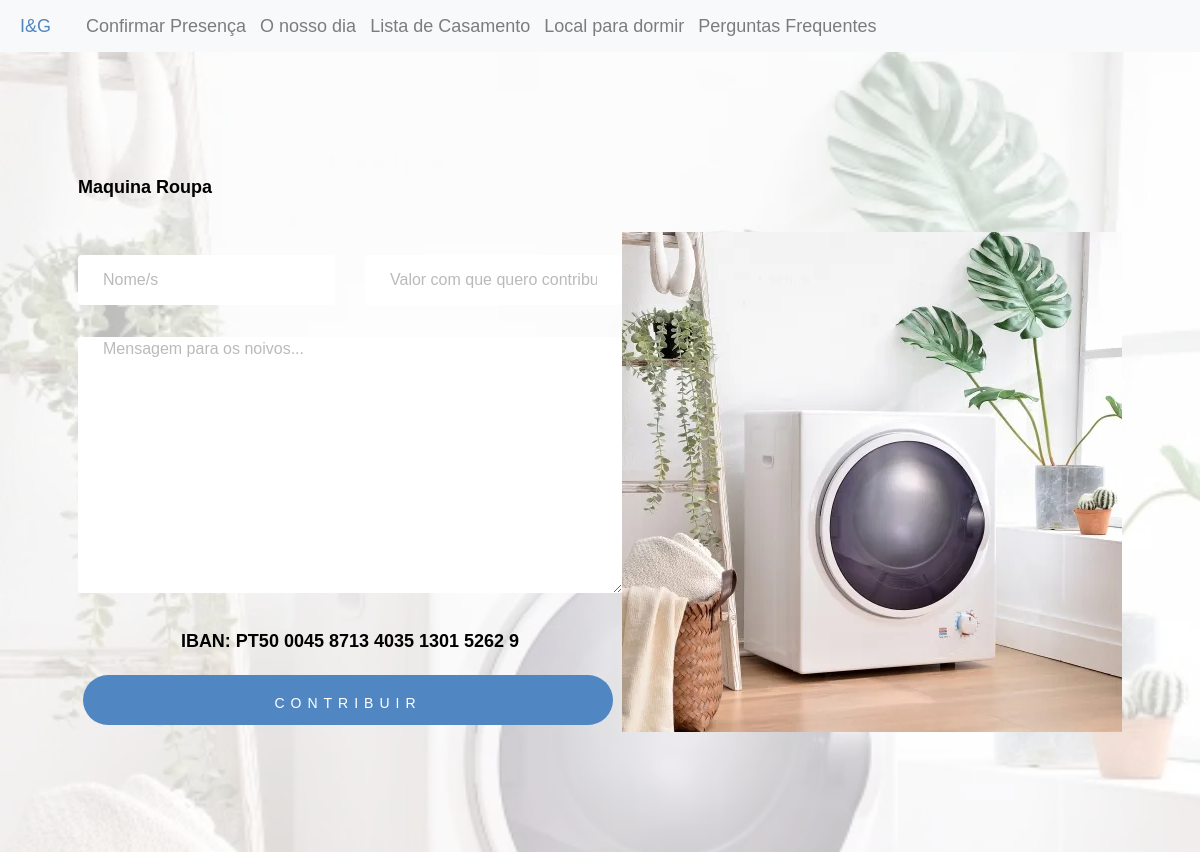
/honeymoon/product/1/2, run on an earlier commit of the app's database.
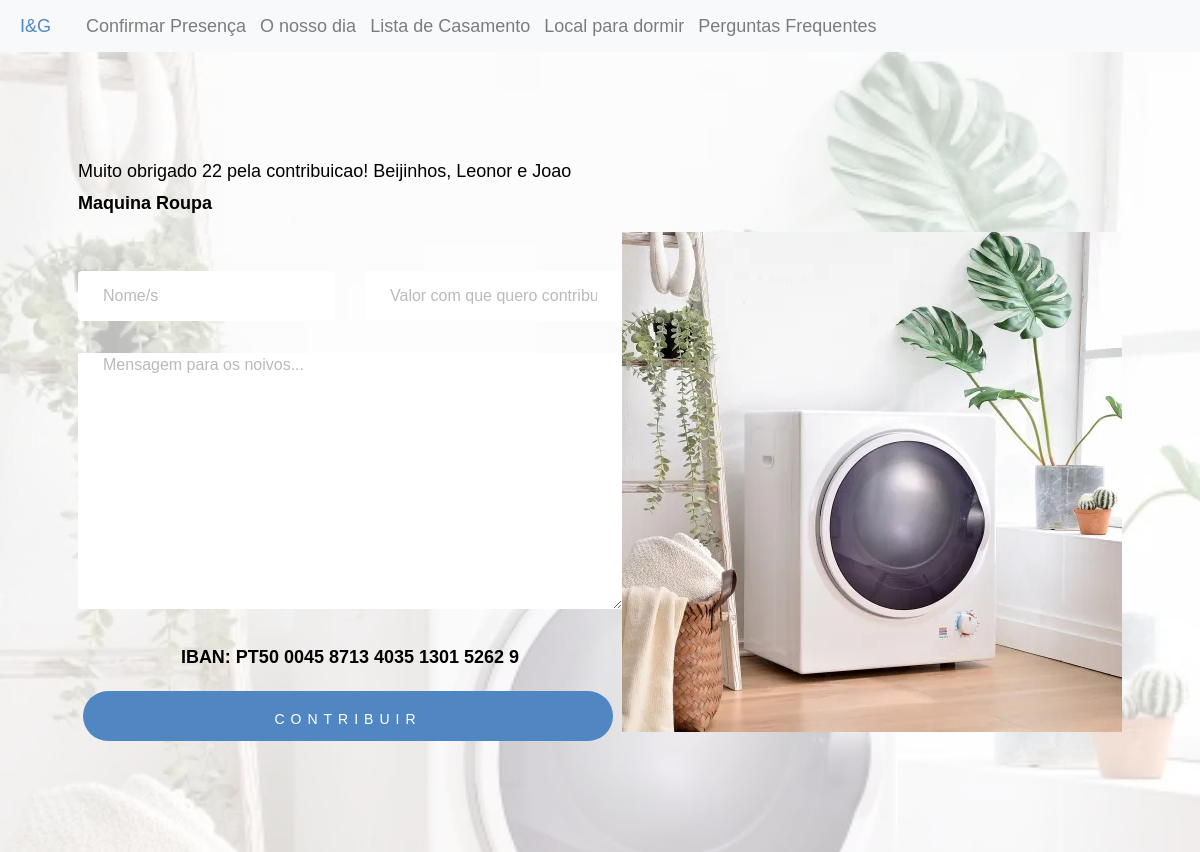
And on a later commit of the database.
### inesegoncalo/models/products.py (models this page shows, shortened)
class Product(db.Model, model.Model, model.Base):
    __tablename__ = 'products'
    __table_args__ = {'extend_existing': True}
    id = Column(Integer, primary_key=True)
    name = Column(String(80), unique=True, nullable=False)
    description = Column(Text)
    price = Column(Float)
    price_paid = Column(Float, default=0.0)
    store = Column(Text)
    show_price = Column(Boolean, default=True)
    priority = Column(Integer, default=10)
    category_id = Column(Integer, ForeignKey('categories.id'), nullable=True)
    images = relationship('ProductImage', back_populates="product")
    contributions = relationship('Contribution', back_populates="product")
    category = relationship('Category', back_populates="products")

### inesegoncalo/models/product_images.py (models this page shows)
class ProductImage(db.Model ,model.Model,model.Base):
    __tablename__ = 'product_images'
    __table_args__ = {'extend_existing': True}
    id = Column(Integer, primary_key=True)
    path = Column(Text)
    product_id = Column(Integer, ForeignKey('products.id'))
    product = relationship('Product', back_populates="images")

### inesegoncalo/models/contributions.py (models this page shows, shortened)
class Contribution(db.Model ,model.Model,model.Base):
    __tablename__ = 'contribution'
    __table_args__ = {'extend_existing': True}
    id = Column(Integer, primary_key=True)
    name = Column(String(80))
    value_contributed = Column(Float)
    message = Column(Text)
    product_id = Column(Integer, ForeignKey('products.id'))
    product = relationship('Product', back_populates="contributions")
    def thank_you_message(self):
        return specific_info.generate_ty_contribution_message(self.name)

### inesegoncalo/modules/honeymoon.py (the view, shortened to what this page needs)
@bp.route('/product/<product_id>', methods=('GET', 'POST'))
@bp.route('/product/<product_id>/<contribution_id>', methods=('GET', 'POST'))
def product(product_id,contribution_id=None):
    product = Product.query.filter_by(id=product_id).first()
    contribution=None
    if contribution_id:
        contribution = Contribution.query.filter_by(id=contribution_id).first()
    return render_template('honeymoon/product.html',product=product,contribution=contribution)

### inesegoncalo/tools/specific_info.py (called while the page is built)
def generate_ty_contribution_message(person):
    return 'Muito obrigado {person} pela contribuicao! Beijinhos, Leonor e Joao'.format(person=person)

### inesegoncalo/templates/honeymoon/product.html (shortened to what this page needs)
{% extends 'layout.html' %}
{% import 'macros/contributions.html' as contributions %}
{% block content %}
{% set product_background = url_for('static',filename=product.images[0].path) %}
<div class="product_background"  style="background:url('{{product_background}}');">
  <div class="product_container_column">
    {% if contribution %}
      <div class="contribution_thank_you">
        {{contribution.thank_you_message()}}
      </div>
    {% endif %}
    <div class="preco">
      <p><b>{{product.name}}</b></p>
    </div>
    {{contributions.contribution_form()}}
  </div>
  <div class="product_container_column">
    {% for image in product.images %}
      <div class="mySlides">
        <img src="{{url_for('static',filename=image.path)}}" style="width:100%">
      </div>
    {% endfor %}
  </div>
</div>
{% endblock %}

### inesegoncalo/templates/layout.html (shortened to what this page needs)
<!DOCTYPE html>
<html lang="en">
    <head>
        <link href="https://maxcdn.bootstrapcdn.com/bootstrap/4.1.3/css/bootstrap.min.css" rel="stylesheet">
        <link href="{{ url_for('static', filename='style/main.css')}}" rel="stylesheet">
        <link href="{{ url_for('static', filename='style/vendor.css')}}" rel="stylesheet">
        <link href="{{ url_for('static', filename='style/confirmation.css')}}" rel="stylesheet">
        <link href="{{ url_for('static', filename='style/card.css')}}" rel="stylesheet">
        <link href="{{ url_for('static', filename='style/contribution.css')}}" rel="stylesheet">
        <link href="{{ url_for('static', filename='style/timeline.css')}}" rel="stylesheet">
        <link href="{{ url_for('static', filename='style/lista_casamento.css')}}" rel="stylesheet">
        <link rel="stylesheet" href="https://use.fontawesome.com/releases/v5.2.0/css/all.css">
    <body id="top">
        <div>
            <nav class="navbar navbar-expand-lg navbar-light bg-light">
                <a  class="nav-link"  href="{{url_for('main.index')}}" style="color:#5086c1">
                    I&G
                </a>
                <div class="collapse navbar-collapse" id="navbarText">
                  <ul class="navbar-nav mr-auto">
                    <li class="nav-item">
                        <a class="nav-link" href="{{url_for('confirmations.confirmation')}}">Confirmar Presença</a>
                      </li>
                   <li class="nav-item">
                        <a class="nav-link"  href="{{url_for('main.info')}}">O nosso dia</a>
                    </li>
                    <li class="nav-item">
                        <a class="nav-link" href="{{url_for('products.all')}}">Lista de Casamento</a>
                      </li>
                      <li class="nav-item">
                        <a class="nav-link" href="{{url_for('main.hotels')}}">Local para dormir</a>
                      </li>
                      <li class="nav-item">
                        <a class="nav-link" href="{{url_for('main.faqs')}}">Perguntas Frequentes</a>
                      </li>
                  </ul>
                </div>
              </nav>
            </div>
        {% block content %}
        {% endblock %}
    </body>
</html>

### inesegoncalo/templates/macros/contributions.html
{% macro contribution_form() %}
<div class="contribution-form">
<form method="post">
    <div class="row">
        <div class="col-md-6">
            <div class="form-group">
                <input class="form-control" type="text"  name="name" placeholder="Nome/s">
            </div>
        </div>
        <div class="col-md-6">
            <div class="form-group">
                <input class="form-control" type="text"  name="value_to_contribute" placeholder="Valor com que quero contribuir">
            </div>
        </div>
    </div>
    <div class="row">
        <div class="col-md-12">
            <div class="form-group">
                <textarea class="form-control" type="text"  name="message" placeholder="Mensagem para os noivos..." cols="40" rows="5" ></textarea>
            </div>
        </div>
    </div>
    <div class="row mb-4">
        <div class="transfer_type col-md-12 d-flex justify-content-center">
            <p class="mb-1">
                IBAN: PT50 0045 8713 4035 1301 5262 9
            </p>
        </div>
        <br>
    </div>
    <div class="form-btn row m-2">
        <button class="submit-btn" id="contribute">Contribuir</button>
    </div>
</form>
</div>
{% endmacro %}

### inesegoncalo/static/style/main.css (style rules this page uses)
html { font-size: 10px; }
html, body { height: 100%; }
body { background: #ffffff; font-family: 'Metropolis', sans-serif; font-size: 1.8rem; font-style: normal; font-weight: normal; line-height: 1.778; color: #000000; margin: 0; padding: 0; position: relative; }
em, i, strong, b { font-size: inherit; line-height: inherit; }
strong, b { font-family: 'Metropolis', sans-serif ; font-weight: 700; }
ul { list-style: disc; }
li { display: list-item; }
ol, ul { margin-left: 1.6rem; }
ul li { padding-left: .4rem; }
button, .btn { margin-bottom: 1.6rem; }
input, textarea, select, pre, blockquote, figure, table, p, ul, ol, dl, form, .video-container, .ss-custom-select { margin-bottom: 3.2rem; }
input[type="email"], input[type="number"], input[type="search"], input[type="text"], input[type="tel"], input[type="url"], input[type="password"], textarea, select { display: block; height: 6.4rem; padding: 1.5rem 24px 1.5rem; border: 0; outline: none; color: #000000; font-family: 'Metropolis', sans-serif ; font-size: 1.5rem; line-height: 3.2rem; max-width: 100%; background-color: #e0e0e0; border: 1px solid transparent; transition: all .3s ease-in-out; border-radius: 4px; }
textarea { min-height: 25.6rem; }
::placeholder { color: #8c8c8c; }
.btn, button, input[type="submit"], input[type="reset"], input[type="button"] { display: inline-block; font-family: 'Metropolis', sans-serif ; font-weight: 700; font-size: 1.1rem; text-transform: uppercase; letter-spacing: .6rem; height: 6rem; line-height: 5.6rem; padding: 0 3.2rem; margin: 0 .4rem 1.6rem 0; color: #ffffff; text-decoration: none; text-align: center; white-space: nowrap; cursor: pointer; transition: all .3s ease-in-out; -webkit-font-smoothing: antialiased; -moz-osx-font-smoothing: grayscale; border-radius: 4px; background-color: #272727; border: 0.2rem solid #272727; }

### inesegoncalo/static/style/card.css (style rules this page uses)
body { background-color: #f8f9fa!important }
.product_background { box-shadow: inset 0 0 0 1000px rgb(255 255 255 / 74%); min-height:100vh; background-attachment: fixed; background-repeat: no-repeat!important; background-size: cover!important; display: flex; justify-content: center; flex-wrap: wrap; padding-top: 6rem; flex-direction: row; align-items: center; }

### inesegoncalo/static/style/contribution.css (style rules this page uses)
.contribution-form { padding-top: 20px; padding-bottom: 20px; border-radius: 6px; }
.contribution-form .form-group { position: relative; margin-bottom: 20px; }
.contribution-form .form-control { background-color: #fff; height: 50px; color: #191a1e; border: none; font-size: 16px; font-weight: 400; -webkit-box-shadow: none; box-shadow: none; padding: 0px 25px; }
.contribution-form .form-control::placeholder { color: rgba(82, 82, 84, 0.4); }
.contribution-form .form-btn { margin-top: 27px; }
.contribution-form .submit-btn { color: #fff; background-color: #5086c1; font-weight: 400; height: 50px; font-size: 14px; border: none; width: 100%; border-radius: 40px; text-transform: uppercase; -webkit-transition: 0.2s all; transition: 0.2s all; }
.transfer_type p { color: black; font-weight: bold; }

### inesegoncalo/static/style/lista_casamento.css (style rules this page uses)
a, a:hover { text-decoration: none; transition: color 0.3s ease-in-out; }

What changed in the data, as far as the page shows it:
added Contribution: thank_you_message "Muito obrigado 22 pela contribuicao! Beijinhos, Leonor e Joao"
